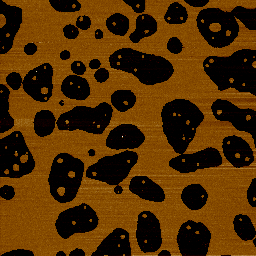
#> input picture inputs/test_1/case_1.tif, 256 x 256 px; its folder holds only this picture in this run
$ python -i segmentation.py   (imports and definitions only)
#> lines starting #> are read from the running program, lines starting #| are printed output that depends on the picture; after the words box and inside, x2 and y2 are one past the last pixel; in counts of white or black regions, pixels touching at a corner belong together
import math
import numpy as np

from scipy import ndimage
from scipy.ndimage import gaussian_filter

from sklearn.mixture import GaussianMixture

from skimage import  filters, morphology

from collections import OrderedDict

from matplotlib import pyplot as plt


# [36 lines left out: function extract_Objects_With_Local_Thresholding, not called in this run]


def extract_Objects_With_Global_Thresholding(image_data, method = 'mean', post_processing=False, show_figure=False):

	foreground_mask = np.zeros_like(image_data)

	if method == 'mean':
		foreground_mask = image_data > filters.threshold_mean(image_data)
	elif method == 'li':
		foreground_mask = image_data > filters.threshold_li(image_data)
	elif method == 'minimum':
		foreground_mask = image_data > filters.threshold_minimum(image_data)
	elif method == 'otsu':
		foreground_mask = image_data > filters.threshold_otsu(image_data)
	elif method == 'triangle':
		foreground_mask = image_data > filters.threshold_triangle(image_data)
	elif method == 'yen':
		foreground_mask = image_data > filters.threshold_yen(image_data)
	elif method == 'isodata':
		foreground_mask = image_data > filters.threshold_isodata(image_data)
	else:
		raise ValueError("Unknown method. Choose 'niblack' or 'sauvola'.")

	background_mask = ~foreground_mask
	# apply post-processing
	if post_processing is True:
		foreground_mask = apply_post_processing(foreground_mask, 15)

	if show_figure:
		fig, axarr = plt.subplots(nrows=1, ncols=3, figsize=(15, 6), tight_layout=True)
		axarr = axarr.reshape(1, 3)  # Reshape to 2D array
		axarr[0,0].imshow(image_data, cmap='gray')
		axarr[0,0].set_title("Image From JPK Software")
		axarr[0,1].imshow(foreground_mask, cmap='gray')
		axarr[0,1].set_title("Foreground")
		axarr[0,2].imshow(background_mask, cmap='gray')
		axarr[0,2].set_title("Background")
		for ax in axarr.ravel():
			ax.set_axis_off()

		# Add overall title
		fig.suptitle('Segmentation of foreground using Global Thresholding \n (method = ' + method + ')',
				fontsize=14, fontweight='bold')
		# Regular tight layout
		plt.tight_layout()
		plt.show()

	return foreground_mask, background_mask

# [184 lines left out: functions apply_post_processing, try_all_global_methods, try_all_local_methods, separate_background_gmm, not called in this run]

>>> import cv2
>>> picture = cv2.imread('../../inputs/test_1/case_1.tif', cv2.IMREAD_GRAYSCALE)
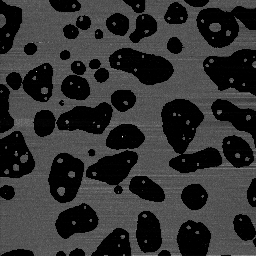
#> picture: shape (256, 256); min 0, max 246, mean 49.7
>>> result = extract_Objects_With_Global_Thresholding(picture)
#> in extract_Objects_With_Global_Thresholding, `foreground_mask = image_data > filters.threshold_mean(image_data)`:
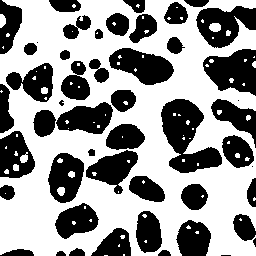
#> foreground_mask: shape (256, 256) bool; 58.7% white; 49 black regions (5 under 20 px), largest, box (x1, y1, x2, y2) and area: (161, 99, 222, 173) 2412, (203, 49, 256, 96) 1688, (196, 6, 256, 48) 1550
